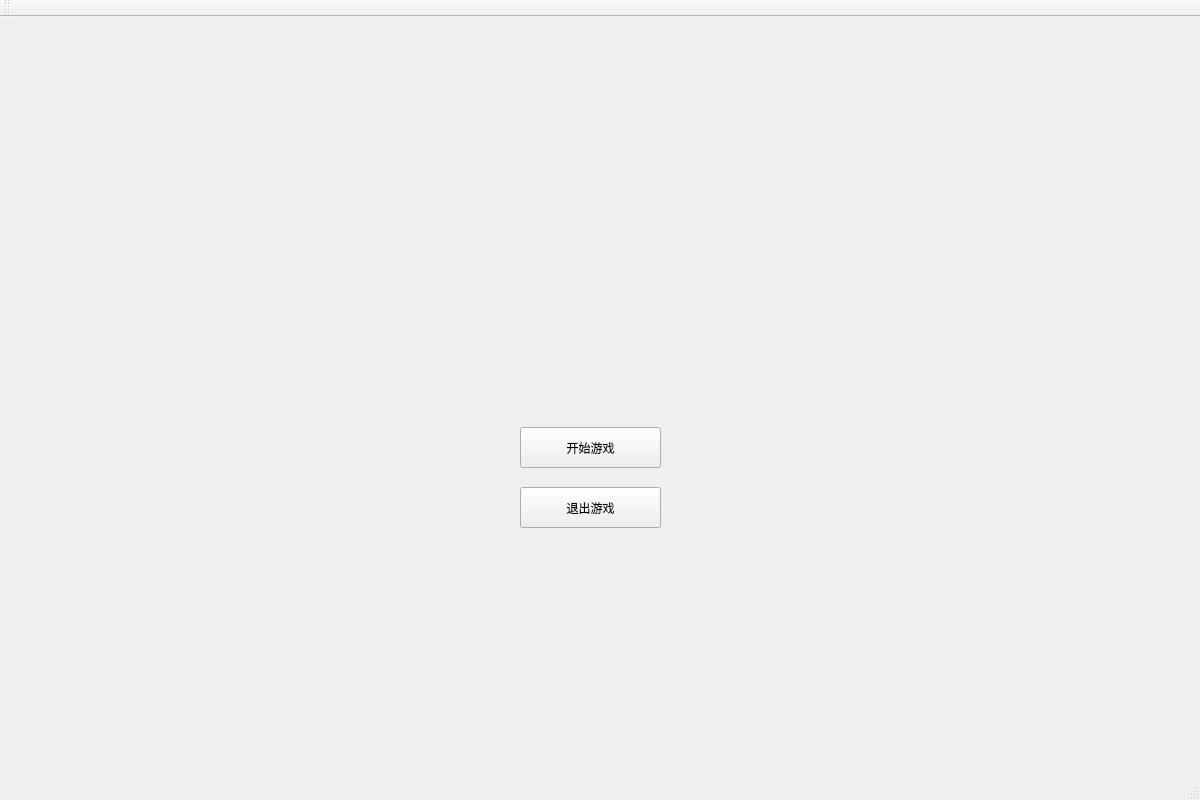
<?xml version="1.0" encoding="UTF-8"?>
<ui version="4.0">
 <class>MainPage</class>
 <widget class="QMainWindow" name="MainPage">
  <property name="geometry">
   <rect>
    <x>0</x>
    <y>0</y>
    <width>1200</width>
    <height>800</height>
   </rect>
  </property>
  <property name="windowTitle">
   <string>MainPage</string>
  </property>
  <widget class="QWidget" name="centralWidget">
   <widget class="QPushButton" name="buttonExit">
    <property name="geometry">
     <rect>
      <x>520</x>
      <y>470</y>
      <width>141</width>
      <height>41</height>
     </rect>
    </property>
    <property name="text">
     <string>退出游戏</string>
    </property>
   </widget>
   <widget class="QPushButton" name="buttonStart">
    <property name="geometry">
     <rect>
      <x>520</x>
      <y>410</y>
      <width>141</width>
      <height>41</height>
     </rect>
    </property>
    <property name="text">
     <string>开始游戏</string>
    </property>
   </widget>
  </widget>
  <widget class="QMenuBar" name="menuBar">
   <property name="geometry">
    <rect>
     <x>0</x>
     <y>0</y>
     <width>1200</width>
     <height>23</height>
    </rect>
   </property>
  </widget>
  <widget class="QToolBar" name="mainToolBar">
   <attribute name="toolBarArea">
    <enum>TopToolBarArea</enum>
   </attribute>
   <attribute name="toolBarBreak">
    <bool>false</bool>
   </attribute>
  </widget>
  <widget class="QStatusBar" name="statusBar"/>
 </widget>
 <layoutdefault spacing="6" margin="11"/>
 <resources/>
 <connections/>
</ui>
